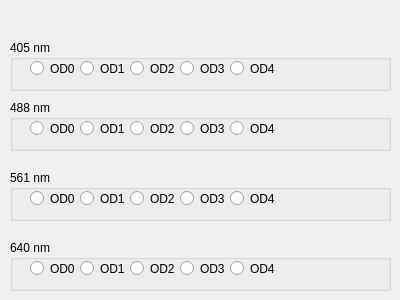
<?xml version="1.0" encoding="UTF-8"?>
<ui version="4.0">
 <class>Form</class>
 <widget class="QWidget" name="Form">
  <property name="geometry">
   <rect>
    <x>0</x>
    <y>0</y>
    <width>400</width>
    <height>300</height>
   </rect>
  </property>
  <property name="windowTitle">
   <string>Filters</string>
  </property>
  <widget class="QGroupBox" name="groupBox_488">
   <property name="geometry">
    <rect>
     <x>10</x>
     <y>100</y>
     <width>381</width>
     <height>51</height>
    </rect>
   </property>
   <property name="title">
    <string>488 nm</string>
   </property>
   <widget class="QRadioButton" name="radioButton_488OD0">
    <property name="geometry">
     <rect>
      <x>20</x>
      <y>20</y>
      <width>95</width>
      <height>17</height>
     </rect>
    </property>
    <property name="text">
     <string>OD0</string>
    </property>
   </widget>
   <widget class="QRadioButton" name="radioButton_488OD1">
    <property name="geometry">
     <rect>
      <x>70</x>
      <y>20</y>
      <width>129</width>
      <height>17</height>
     </rect>
    </property>
    <property name="text">
     <string>OD1</string>
    </property>
   </widget>
   <widget class="QRadioButton" name="radioButton_488OD2">
    <property name="geometry">
     <rect>
      <x>120</x>
      <y>20</y>
      <width>197</width>
      <height>17</height>
     </rect>
    </property>
    <property name="text">
     <string>OD2</string>
    </property>
   </widget>
   <widget class="QRadioButton" name="radioButton_488OD3">
    <property name="geometry">
     <rect>
      <x>170</x>
      <y>20</y>
      <width>399</width>
      <height>17</height>
     </rect>
    </property>
    <property name="text">
     <string>OD3</string>
    </property>
   </widget>
   <widget class="QRadioButton" name="radioButton_488OD4">
    <property name="geometry">
     <rect>
      <x>220</x>
      <y>20</y>
      <width>82</width>
      <height>17</height>
     </rect>
    </property>
    <property name="text">
     <string>OD4</string>
    </property>
   </widget>
  </widget>
  <widget class="QGroupBox" name="groupBox_561">
   <property name="geometry">
    <rect>
     <x>10</x>
     <y>170</y>
     <width>381</width>
     <height>51</height>
    </rect>
   </property>
   <property name="title">
    <string>561 nm</string>
   </property>
   <widget class="QRadioButton" name="radioButton_561OD0">
    <property name="geometry">
     <rect>
      <x>20</x>
      <y>20</y>
      <width>82</width>
      <height>17</height>
     </rect>
    </property>
    <property name="text">
     <string>OD0</string>
    </property>
   </widget>
   <widget class="QRadioButton" name="radioButton_561OD1">
    <property name="geometry">
     <rect>
      <x>70</x>
      <y>20</y>
      <width>82</width>
      <height>17</height>
     </rect>
    </property>
    <property name="text">
     <string>OD1</string>
    </property>
   </widget>
   <widget class="QRadioButton" name="radioButton_561OD2">
    <property name="geometry">
     <rect>
      <x>120</x>
      <y>20</y>
      <width>82</width>
      <height>17</height>
     </rect>
    </property>
    <property name="text">
     <string>OD2</string>
    </property>
   </widget>
   <widget class="QRadioButton" name="radioButton_561OD3">
    <property name="geometry">
     <rect>
      <x>170</x>
      <y>20</y>
      <width>82</width>
      <height>17</height>
     </rect>
    </property>
    <property name="text">
     <string>OD3</string>
    </property>
   </widget>
   <widget class="QRadioButton" name="radioButton_561OD4">
    <property name="geometry">
     <rect>
      <x>220</x>
      <y>20</y>
      <width>82</width>
      <height>17</height>
     </rect>
    </property>
    <property name="text">
     <string>OD4</string>
    </property>
   </widget>
  </widget>
  <widget class="QGroupBox" name="groupBox_640">
   <property name="geometry">
    <rect>
     <x>10</x>
     <y>240</y>
     <width>381</width>
     <height>51</height>
    </rect>
   </property>
   <property name="title">
    <string>640 nm</string>
   </property>
   <widget class="QRadioButton" name="radioButton_640OD0">
    <property name="geometry">
     <rect>
      <x>20</x>
      <y>20</y>
      <width>95</width>
      <height>17</height>
     </rect>
    </property>
    <property name="text">
     <string>OD0</string>
    </property>
   </widget>
   <widget class="QRadioButton" name="radioButton_640OD1">
    <property name="geometry">
     <rect>
      <x>70</x>
      <y>20</y>
      <width>129</width>
      <height>17</height>
     </rect>
    </property>
    <property name="text">
     <string>OD1</string>
    </property>
   </widget>
   <widget class="QRadioButton" name="radioButton_640OD2">
    <property name="geometry">
     <rect>
      <x>120</x>
      <y>20</y>
      <width>197</width>
      <height>17</height>
     </rect>
    </property>
    <property name="text">
     <string>OD2</string>
    </property>
   </widget>
   <widget class="QRadioButton" name="radioButton_640OD3">
    <property name="geometry">
     <rect>
      <x>170</x>
      <y>20</y>
      <width>399</width>
      <height>17</height>
     </rect>
    </property>
    <property name="text">
     <string>OD3</string>
    </property>
   </widget>
   <widget class="QRadioButton" name="radioButton_640OD4">
    <property name="geometry">
     <rect>
      <x>220</x>
      <y>20</y>
      <width>82</width>
      <height>17</height>
     </rect>
    </property>
    <property name="text">
     <string>OD4</string>
    </property>
   </widget>
  </widget>
  <widget class="QGroupBox" name="groupBox_405">
   <property name="geometry">
    <rect>
     <x>10</x>
     <y>40</y>
     <width>381</width>
     <height>51</height>
    </rect>
   </property>
   <property name="title">
    <string>405 nm</string>
   </property>
   <widget class="QRadioButton" name="radioButton_405OD0">
    <property name="geometry">
     <rect>
      <x>20</x>
      <y>20</y>
      <width>95</width>
      <height>17</height>
     </rect>
    </property>
    <property name="text">
     <string>OD0</string>
    </property>
   </widget>
   <widget class="QRadioButton" name="radioButton_405OD1">
    <property name="geometry">
     <rect>
      <x>70</x>
      <y>20</y>
      <width>129</width>
      <height>17</height>
     </rect>
    </property>
    <property name="text">
     <string>OD1</string>
    </property>
   </widget>
   <widget class="QRadioButton" name="radioButton_405OD2">
    <property name="geometry">
     <rect>
      <x>120</x>
      <y>20</y>
      <width>197</width>
      <height>17</height>
     </rect>
    </property>
    <property name="text">
     <string>OD2</string>
    </property>
   </widget>
   <widget class="QRadioButton" name="radioButton_405OD3">
    <property name="geometry">
     <rect>
      <x>170</x>
      <y>20</y>
      <width>399</width>
      <height>17</height>
     </rect>
    </property>
    <property name="text">
     <string>OD3</string>
    </property>
   </widget>
   <widget class="QRadioButton" name="radioButton_405OD4">
    <property name="geometry">
     <rect>
      <x>220</x>
      <y>20</y>
      <width>82</width>
      <height>17</height>
     </rect>
    </property>
    <property name="text">
     <string>OD4</string>
    </property>
   </widget>
  </widget>
 </widget>
 <resources/>
 <connections/>
</ui>
